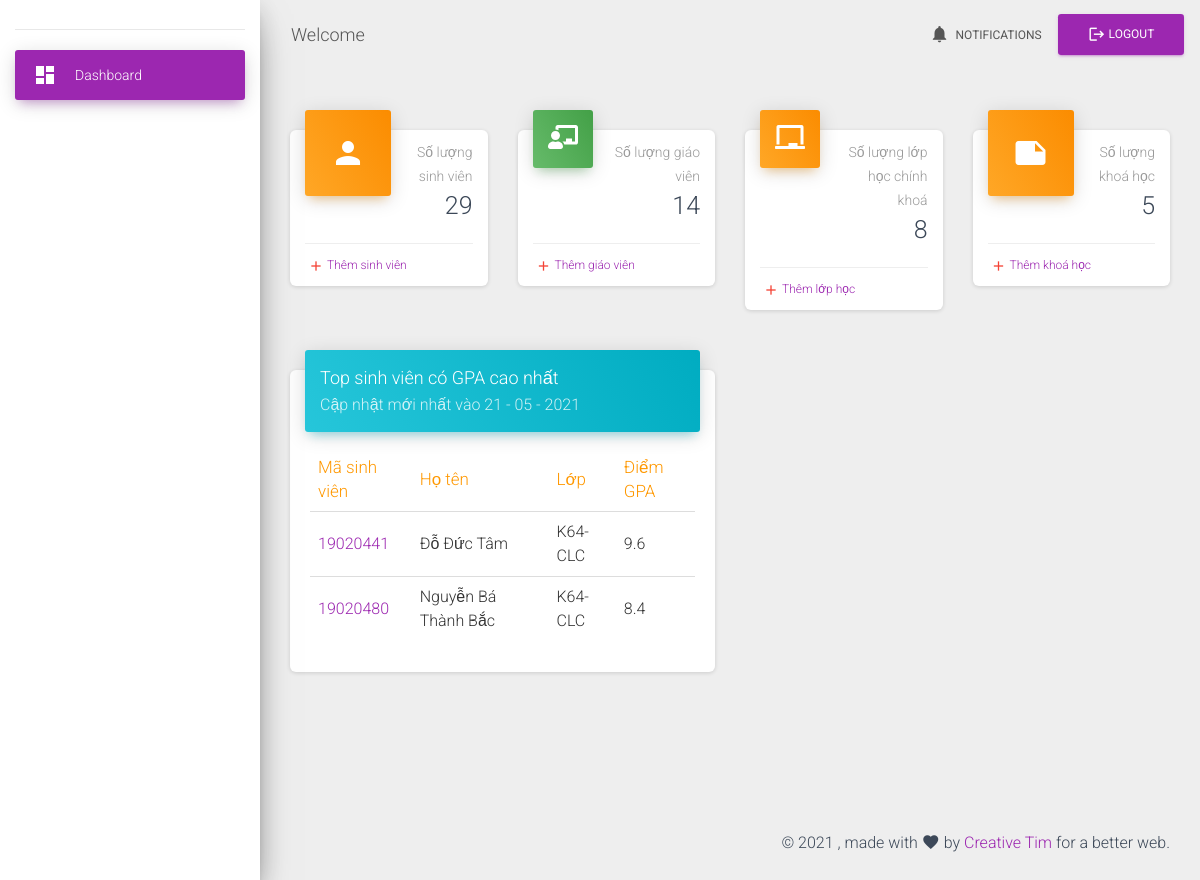
Before: /viewAdmin.php with the older database file.
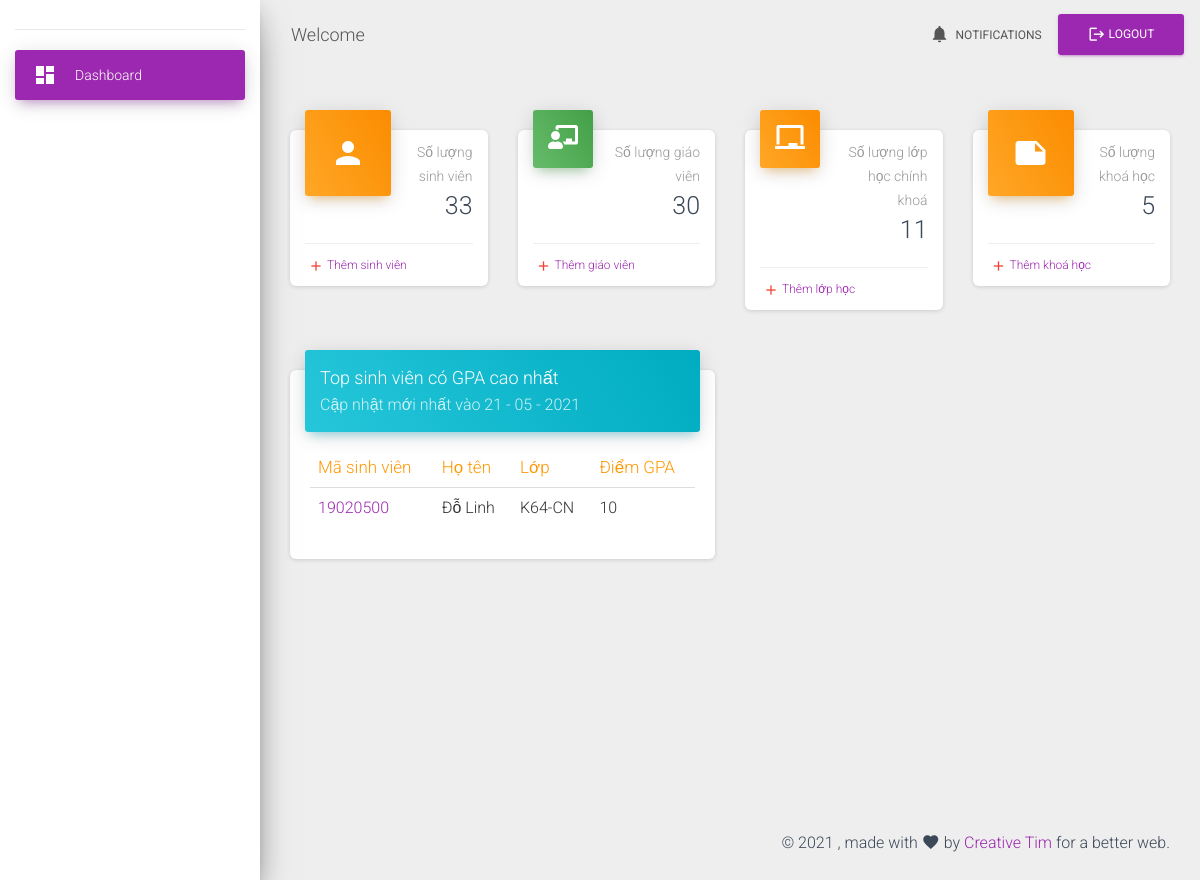
After: the same page with the newer database file.
### tables this page shows
CREATE TABLE `students` (
  `id` int(11) NOT NULL,
  `fullName` varchar(50) NOT NULL,
  `classId` int(11) NOT NULL,
  `contactNumber` varchar(11) NOT NULL,
  `dob` date NOT NULL
);

### function/functions.php (called while the page is built, shortened)
<?php
function selectElementFrom($table, $element = '*', $condition = "1", $limit = "")
{
    global $conn;
    $sqlSelect = "SELECT $element FROM $table WHERE $condition $limit";
    $query = $conn->query($sqlSelect);
    return $query;
}
        ?>
        <?php
function getHighestScoreStudents()
{
    global $conn;
    $sqlSelectTop = "SELECT  total.studentId, total.totalScores/total.totalCredits gpa
            FROM (SELECT scores.id, score, courses.credit ,studentId, SUM(score*credit) totalScores, SUM(credit) totalCredits
            FROM `scores` LEFT JOIN courses
                ON scores.courseId = courses.id
            GROUP BY studentId) total
            ORDER BY `gpa`  DESC";
    $topStudents = $conn->query($sqlSelectTop);
    $numTop = 4;
    $listTopStudents = array();
    while ($row = $topStudents->fetch_assoc()) {
        $studentId = $row['studentId'];
        $selectStudent = selectElementFrom('students', "*", "id=$studentId");
        $student = $selectStudent->fetch_assoc();
        $classID = $student['classId'];
        $selectClass = selectElementFrom('classes', "*", "id='$classID'");
        $class = $selectClass->fetch_assoc();
        $listTopStudents[] = array("id" => $studentId, "name" => $student['fullName'],
            "className" => $class['className'], "score" => $row['gpa']);
        $numTop--;
        if ($numTop <= 0) break;
    }
    return $listTopStudents;
}
?>

### viewAdmin.php (the view, shortened to what the changed rows need)
<!DOCTYPE html>
<html lang="en">
<head>
    <link rel="stylesheet" type="text/css" href="assets/css/reset.css" />
    <?php
    require_once "includes/headContents.php";
    ?>
</head>
<body>
<div class="wrapper ">
    <?php $active_menu = 'index'; $sub_active = 'action';
    require_once "function/functions.php";
    ?>
    <div class="main-panel">
        <div class="content">
            <div class="container-fluid">
                <div class="row">
                    <div class="col-lg-3 col-md-6 col-sm-6">
                        <div class="card card-stats">
                            <div class="card-header card-header-warning card-header-icon">
                                <div class="card-icon">
                                    <i class="material-icons">person</i>
                                </div>
                                <p class="card-category">Số lượng sinh viên</p>
                                <h3 class="card-title">
                                    <?php
                                    $selectStudents = selectElementFrom('students', "*", "1");
                                    echo $selectStudents->num_rows;
                                    ?>
                                </h3>
                            </div>
                        </div>
                    </div>
                    <div class="col-lg-3 col-md-6 col-sm-6">
                        <div class="card card-stats">
                            <div class="card-header card-header-success card-header-icon">
                                <div class="card-icon">
                                    <i class="material-icons fas fa-chalkboard-teacher"></i>
                                </div>
                                <p class="card-category">Số lượng giáo viên</p>
                                <h3 class="card-title">
                                    <?php
                                    $selectTeachers = selectElementFrom('teachers', "*", "1");
                                    echo $selectTeachers->num_rows;
                                    ?>
                                </h3>
                            </div>
                        </div>
                    </div>
                    <div class="col-lg-3 col-md-6 col-sm-6">
                        <div class="card card-stats">
                            <div class="card-header card-header-warning card-header-icon">
                                <div class="card-icon">
                                    <i class="material-icons fas fa-chalkboard"></i>
                                </div>
                                <p class="card-category">Số lượng lớp học chính khoá</p>
                                <h3 class="card-title">
                                    <?php
                                    $selectClasses = selectElementFrom('classes', "*", "1");
                                    echo $selectClasses->num_rows;
                                    ?>
                                </h3>
                            </div>
                        </div>
                    </div>
                    <div class="col-lg-6 col-md-12">
                        <div class="card">
                            <div class="card-body table-responsive">
                                <table class="table table-hover">
                                    <thead class="text-warning">
                                    <th>Mã sinh viên</th>
                                    <th>Họ tên</th>
                                    <th>Lớp</th>
                                    <th>Điểm GPA</th>
                                    </thead>
                                    <tbody>
                                    <?php
                                    $dataTopStudent = getHighestScoreStudents();
                                    if ($dataTopStudent[0]['score'] >= 8) {
                                        for ($i = 0; $i < count($dataTopStudent); $i++) {
                                            $id = $dataTopStudent[$i]["id"];
                                            $score = $dataTopStudent[$i]["score"];
                                            if ($score > 8) {
                                                echo "<tr>
                                                <td><a href='queryOnStudentGrade.php?for=$id'>$id</a></td>
                                                <td>".$dataTopStudent[$i]["name"]."</td>
                                                <td>".$dataTopStudent[$i]["className"]."</td>
                                                <td>".round($dataTopStudent[$i]["score"], 1)."</td>
                                                </tr>";
                                            }
                                        }
                                    } else { ?>
                                        <div>Chưa có kết quả</div>
                                        <?php
                                    }
                                    ?>
                                    </tbody>
                                </table>
                            </div>
                        </div>
                    </div>
                </div>
            </div>
        </div>
    </div>
</div>
</body>
</html>

Changed rows visible on the page:
no longer on this page (row edited): students: id "19020441", fullName "Đỗ Đức Tâm", className "K64-CLC", score "9.6"
no longer on this page (row unchanged): students: id "19020480", fullName "Nguyễn Bá Thành Bắc", className "K64-CLC", score "8.4"
added students: id "19020500", fullName "Đỗ Linh", className "K64-CN", score "10"
Other visible differences:
$selectStudents->num_rows: "29" → "33"
$selectTeachers->num_rows: "14" → "30"
$selectClasses->num_rows: "8" → "11"
